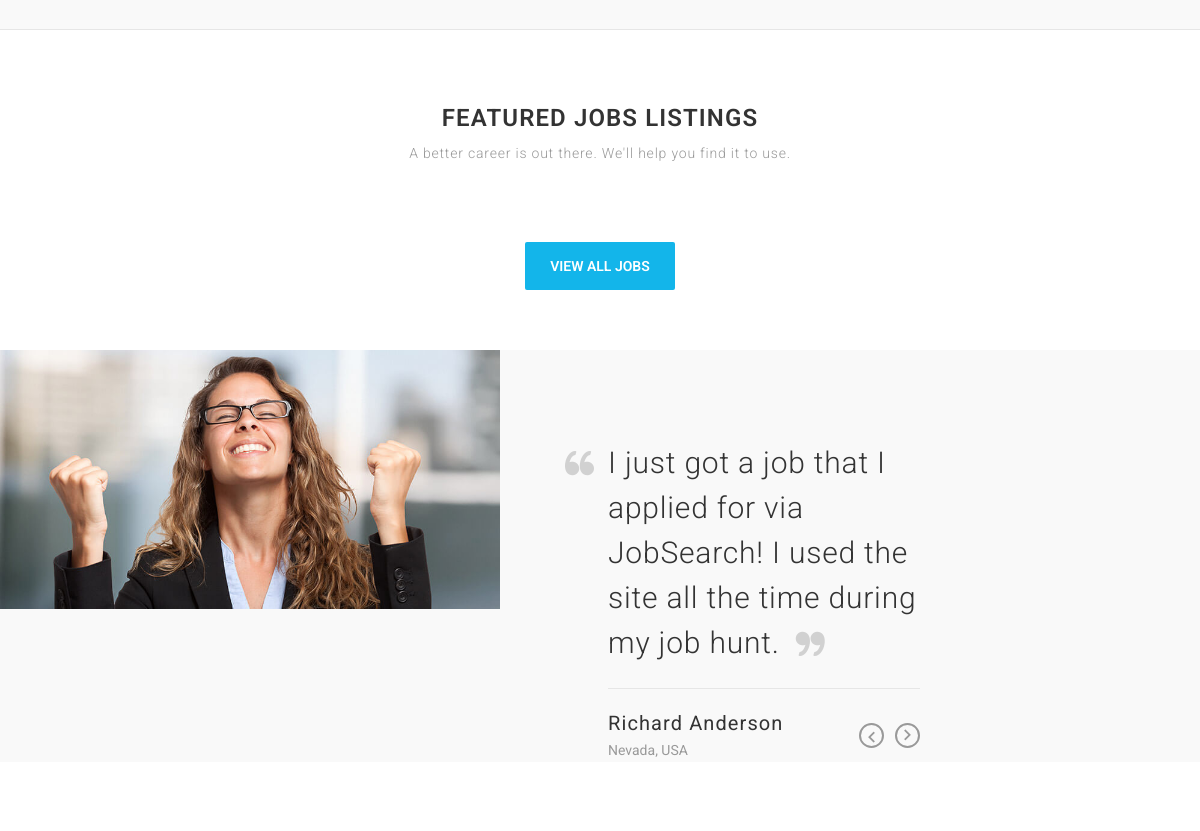
/ (middle part), run on an earlier commit of the app's database.
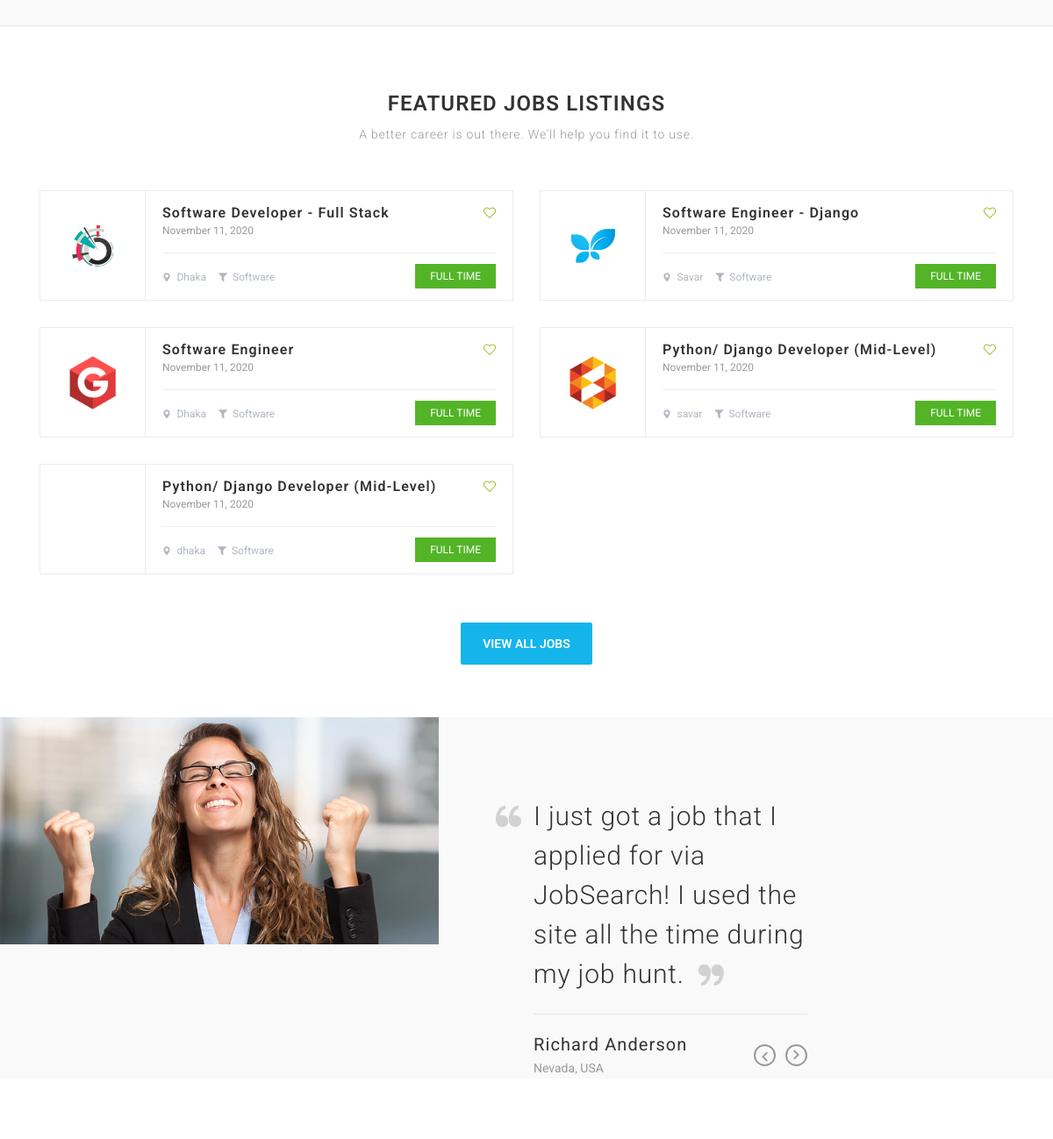
And on a later commit of the database.
### home/models.py (models this page shows, shortened)
class JobListing(models.Model):
    user = models.ForeignKey(settings.AUTH_USER_MODEL, on_delete=models.CASCADE,
                             null=True, editable=False, blank=True)
    category = models.ManyToManyField(Category)
    title = models.CharField(max_length=100)
    slug = models.SlugField()
    company_name = models.CharField(max_length=200)
    employment_status = models.CharField(choices=JOB_TYPE, max_length=10)
    vacancy = models.CharField(max_length=10, null=True)
    gender = models.CharField(choices=GENDER, max_length=30, null=True)
    description = models.TextField()
    responsibilities = models.TextField()
    experience = models.CharField(max_length=100)
    job_location = models.CharField(max_length=120)
    Salary = models.CharField(max_length=100, null=True, blank=True)
    qualification=models.CharField(choices=QALIFICATION, max_length=30, null=True,blank=True)
    image = models.ImageField(blank=True, upload_to='media', null=True)
    application_deadline = models.DateTimeField()
    published_on = models.DateTimeField(default=timezone.now)
    featured = models.BooleanField()
    def get_absolute_url(self):
            return reverse('joblist', kwargs={
                'slug': self.slug
            })

class Category(models.Model):
    title = models.CharField(max_length=20)
    slug = models.SlugField(null=True)
    image = models.ImageField(blank=True, upload_to='media', null=True)
    def __str__(self):
        return self.title

### home/views.py (the view)
# urls.py: path('',index,name='home'),
def index(request):
    joblist = JobListing.objects.filter(featured=True)
    categories = Category.objects.filter()
    context = {
        'joblist': joblist,
        'categories':categories,
    }
    return render(request,"index.html",context)

### templates/index.html (shortened to what the changed rows need)
{% extends 'base.html' %}
{% block content %}
{% load static %}
    <div class="careerfy-wrapper">
        <div class="careerfy-main-content">
            <div class="careerfy-main-section">
                <div class="container">
                    <div class="row">
                        <div class="col-md-12 careerfy-typo-wrap">
                            <section class="careerfy-fancy-title">
                                <h2>Featured Jobs Listings</h2>
                            </section>
                            <div class="careerfy-job-listing careerfy-featured-listing">
                                <ul class="careerfy-row">
                                    {% for list in joblist %}
                                    <li class="careerfy-column-6">
                                        <div class="careerfy-table-layer">
                                            <div class="careerfy-table-row">
                                                <figure><a href="{{ list.get_absolute_url }}"><img src="{{ list.image.url }}" alt=""></a></figure>
                                                <div class="careerfy-featured-listing-text">
                                                    <h2><a href="{{ list.get_absolute_url }}">{{list.title}}</a></h2>
                                                    <a href="{{ list.get_absolute_url }}" class="careerfy-like-list"><i class="careerfy-icon careerfy-heart"></i></a>
                                                    <time datetime="2008-02-14 20:00">{{list.published_on|date:"F d, Y"}}</time>
                                                    <div class="careerfy-featured-listing-options">
                                                        <ul>
                                                            <li><i class="careerfy-icon careerfy-maps-and-flags"></i> <a href="#">{{list.job_location}}</li>
                                                        {% for cat in list.category.all %}
                                                            <li><i class="careerfy-icon careerfy-filter-tool-black-shape"></i> <a href="#">{{cat}}</a></li>
                                                        {% endfor %}
                                                        </ul>
                                                        <a href="#" class="careerfy-option-btn">{{list.employment_status}}</a>
                                                    </div>
                                                </div>
                                            </div>
                                        </div>
                                    </li>
                                    {% endfor %}
                                </ul>
                            </div>
                        </div>
                    </div>
                </div>
            </div>
            <div class="careerfy-main-section careerfy-testimonial-full">
                <div class="container-fluid">
                    <div class="row">
                        <div class="careerfy-typo-wrap">
                            <div class="careerfy-testimonial-section">
                                <div class="row">
                                    <aside class="col-md-7">
                                        <div class="careerfy-testimonial-slider">
                                            <div class="careerfy-testimonial-slide-layer">
                                                <div class="careerfy-testimonial-wrap">
                                                    <div class="careerfy-testimonial-text">
                                                        <h2>Richard Anderson</h2>
                                                    </div>
                                                </div>
                                            </div>
                                        </div>
                                    </aside>
                                </div>
                            </div>
                        </div>
                    </div>
                </div>
            </div>
        </div>
    </div>
   {%endblock %}

What changed in the data, as far as the page shows it:
added JobListing: image (picture), title "Software Developer - Full Stack", published_on "November 11, 2020", job_location "Dhaka", employment_status "FULL TIME"
added Category: title "Software"
added JobListing: image (picture), title "Software Engineer - Django", published_on "November 11, 2020", job_location "Savar", employment_status "FULL TIME"
added JobListing: image (picture), title "Software Engineer", published_on "November 11, 2020", job_location "Dhaka", employment_status "FULL TIME"
added JobListing: image (picture), title "Python/ Django Developer (Mid-Level)", published_on "November 11, 2020", job_location "savar", employment_status "FULL TIME"
added JobListing: title "Python/ Django Developer (Mid-Level)", published_on "November 11, 2020", job_location "dhaka", employment_status "FULL TIME"
